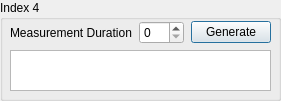
     <widget class="QGroupBox" name="groupBox_Index4">
      <property name="geometry">
       <rect>
        <x>990</x>
        <y>60</y>
        <width>281</width>
        <height>101</height>
       </rect>
      </property>
      <property name="title">
       <string>Index 4</string>
      </property>
      <widget class="QTextBrowser" name="OnsemiCarrierPer_CodeText_4">
       <property name="geometry">
        <rect>
         <x>10</x>
         <y>50</y>
         <width>261</width>
         <height>41</height>
        </rect>
       </property>
      </widget>
      <widget class="QWidget" name="layoutWidget_9">
       <property name="geometry">
        <rect>
         <x>10</x>
         <y>20</y>
         <width>261</width>
         <height>25</height>
        </rect>
       </property>
       <layout class="QHBoxLayout" name="horizontalLayout_13">
        <property name="spacing">
         <number>7</number>
        </property>
        <item>
         <widget class="QLabel" name="label_58">
          <property name="text">
           <string>Measurement Duration</string>
          </property>
         </widget>
        </item>
        <item>
         <widget class="QSpinBox" name="OnsemiCarrierPer_4">
          <property name="maximum">
           <number>15</number>
          </property>
         </widget>
        </item>
        <item>
         <widget class="QPushButton" name="OnsemiCarrierPer_GenerateButton_4">
          <property name="acceptDrops">
           <bool>false</bool>
          </property>
          <property name="layoutDirection">
           <enum>Qt::LeftToRight</enum>
          </property>
          <property name="text">
           <string>Generate</string>
          </property>
          <property name="checkable">
           <bool>true</bool>
          </property>
          <property name="autoRepeat">
           <bool>false</bool>
          </property>
          <property name="autoExclusive">
           <bool>false</bool>
          </property>
          <property name="autoRepeatInterval">
           <number>100</number>
          </property>
          <property name="default">
           <bool>true</bool>
          </property>
         </widget>
        </item>
       </layout>
      </widget>
     </widget>
